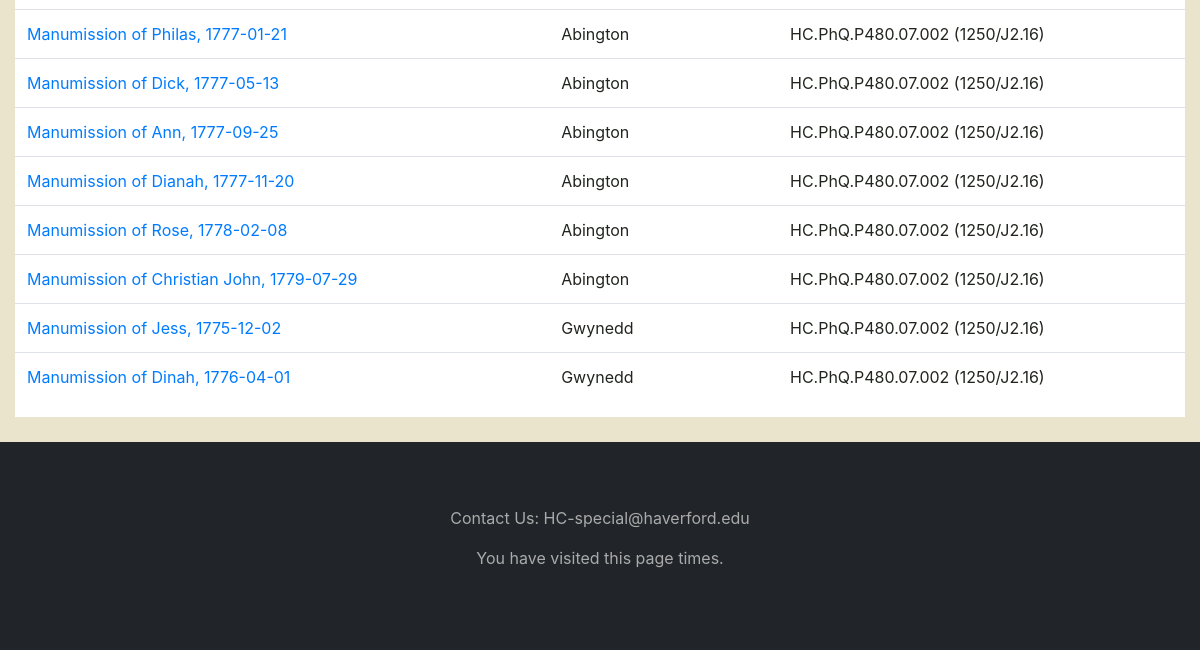
Before: /manumissions/ (lower part) with the older database file.
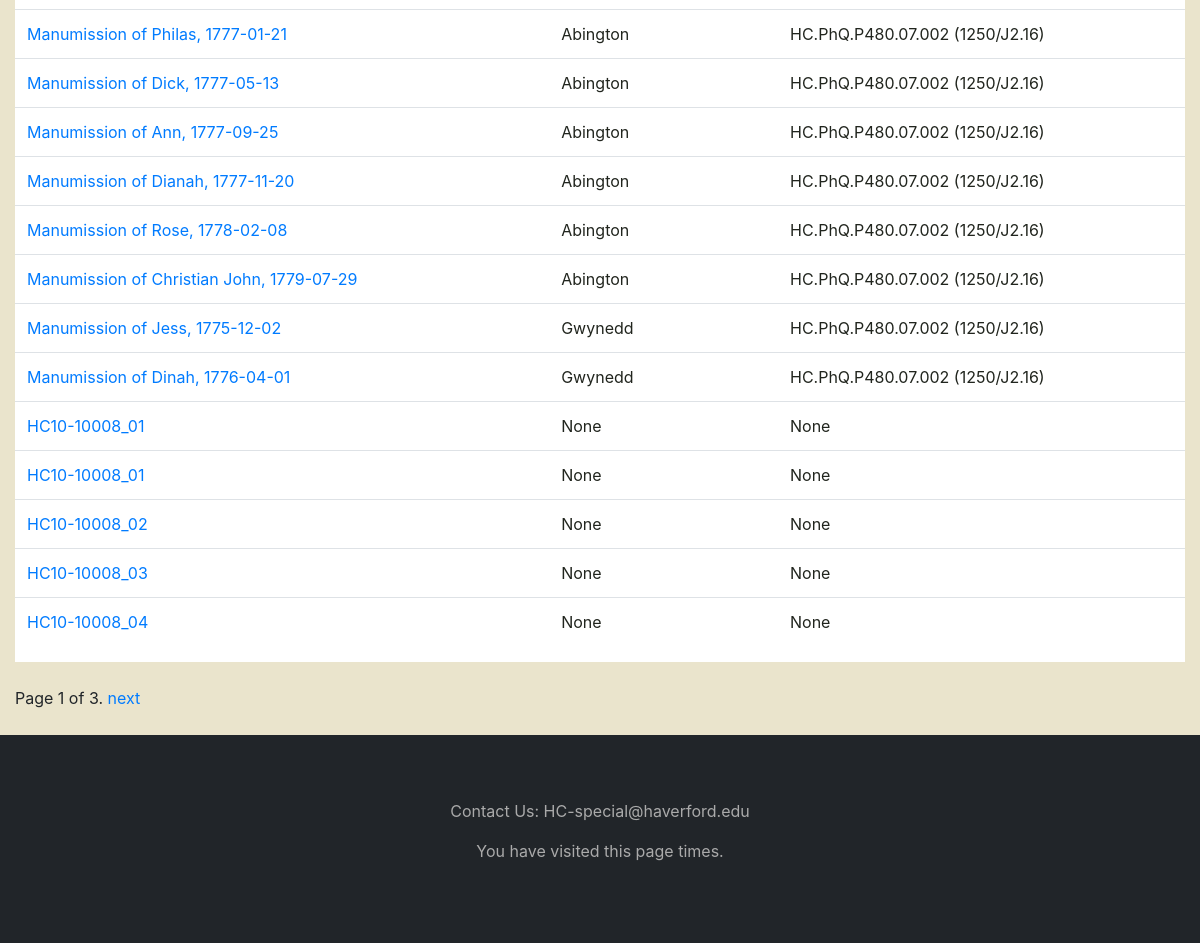
After: the same page with the newer database file.
### catalog/models.py (models this page shows)
class Manumission(models.Model):
    title = models.CharField(max_length=300, null=True)
    date_of_manumission_signing = models.DateField(null=True, blank=True)
    image_name = models.ForeignKey('Image_Name', on_delete=models.SET_NULL, null=True)
    person = models.ManyToManyField(Person, help_text="Select Persons for this Manumission")
    monthly_meeting = models.ForeignKey('Monthly_Meeting', on_delete=models.SET_NULL, null=True)
    page_number = models.ForeignKey('Page_Number', on_delete=models.SET_NULL, null=True)
    call_number = models.ForeignKey('Call_Number', on_delete=models.SET_NULL, null=True)
    def display_person(self):
        """Create a string for the Person. This is required to display persons in Admin."""
        return ', '.join(person.first_name for person in self.person.all()[:3])
    display_person.short_description = 'Persons involved in Manumission'
    def get_absolute_url(self):
        return reverse('manumission-detail', args=[str(self.id)])
    def __str__(self):
        return self.title

### catalog/views.py (the view)
# urls.py: path('manumissions/', views.ManumissionListView.as_view(), name='manumissions'),
class ManumissionListView(generic.ListView):
    model = Manumission
    paginate_by = 30

### catalog/models.py (called while the page is built)
    def __str__(self):
        return self.monthly_meeting

    def __str__(self):
        return self.call_number

### catalog/templates/catalog/manumission_list.html (shortened to what this page needs)
{% extends "base_generic.html" %}
{% block content %}
<div class="table-responsive" style="background: rgb(255,255,255);color: rgb(33,37,30);">
  <table class="table">
      <tbody style="color: rgb(33,37,30);">
        {% if manumission_list %}
          {% for manumission in manumission_list %}
            <tr>
              <td>
                <a href="{{ manumission.get_absolute_url }}">
                {{ manumission }}
                </a>
              </td>
              <td>
                {{manumission.monthly_meeting}}
              </td>
              <td>
                {{manumission.call_number}}
              </td>
            </tr>
          {% endfor %}
        {% else %}
          <tr>
            <td>There are no Manumissions in the library.</td>
          </tr>
        {% endif %}
      </tbody>
  </table>
</div>
<div class="container"> <br> </div>
{% endblock %}

### catalog/templates/base_generic.html (shortened to what this page needs)
<!DOCTYPE html>
<html lang="en">
<head>
  <link rel="stylesheet" href="https://stackpath.bootstrapcdn.com/bootstrap/4.1.3/css/bootstrap.min.css">
  <link rel="stylesheet" href="/assets/css/Footer-Basic.css">
  <link rel="stylesheet" href="/assets/css/Footer-Dark.css">
  {% load static %}
  <link rel="stylesheet" href="{% static 'css/styles.css' %}">
</head>
<body style="background: rgb(234,228,204);">
  <div class="container-fluid">
    <div class="row">
      <div class="col-sm-12">
      {% block content %}{% endblock %}
      {% block pagination %}
        {% if is_paginated %}
          <div class="pagination">
            <span class="page-links">
                <span class="page-current">
                    Page {{ page_obj.number }} of {{ page_obj.paginator.num_pages }}.
                </span>
                {% if page_obj.has_next %}
                    <a href="{{ request.path }}?page={{ page_obj.next_page_number }}">next</a>
                {% endif %}
            </span>
        </div>
        <div class="container"> <br> </div>
    {% endif %}
  {% endblock %}
    </div>
    <div class="col-sm-2">
      </div>
  </div>
</div>
</body>
<footer class="footer-basic" style="background: rgb(33,37,41);">
        <br>
        <p class="text-center" style="color: rgb(170,170,170);">Contact Us: HC-special@haverford.edu<br></p>
        <p class="text-center" style="color: rgb(170, 170, 170);">
          You have visited this page {{ num_visits }}{% if num_visits == 1 %} time{% else %} times{% endif %}.
        </p>
        <br>
</footer>
</html>

Changed rows visible on the page:
added Manumission: title "HC10-10008_01", monthly_meeting "None", call_number "None"
added Manumission: title "HC10-10008_01", monthly_meeting "None", call_number "None"
added Manumission: title "HC10-10008_02", monthly_meeting "None", call_number "None"
added Manumission: title "HC10-10008_03", monthly_meeting "None", call_number "None"
added Manumission: title "HC10-10008_04", monthly_meeting "None", call_number "None"
Other visible differences:
{{ page_obj.number }}: (not shown) → "1"
{{ page_obj.paginator.num_pages }}: (not shown) → "3"
text now shown: "Page of . next"
